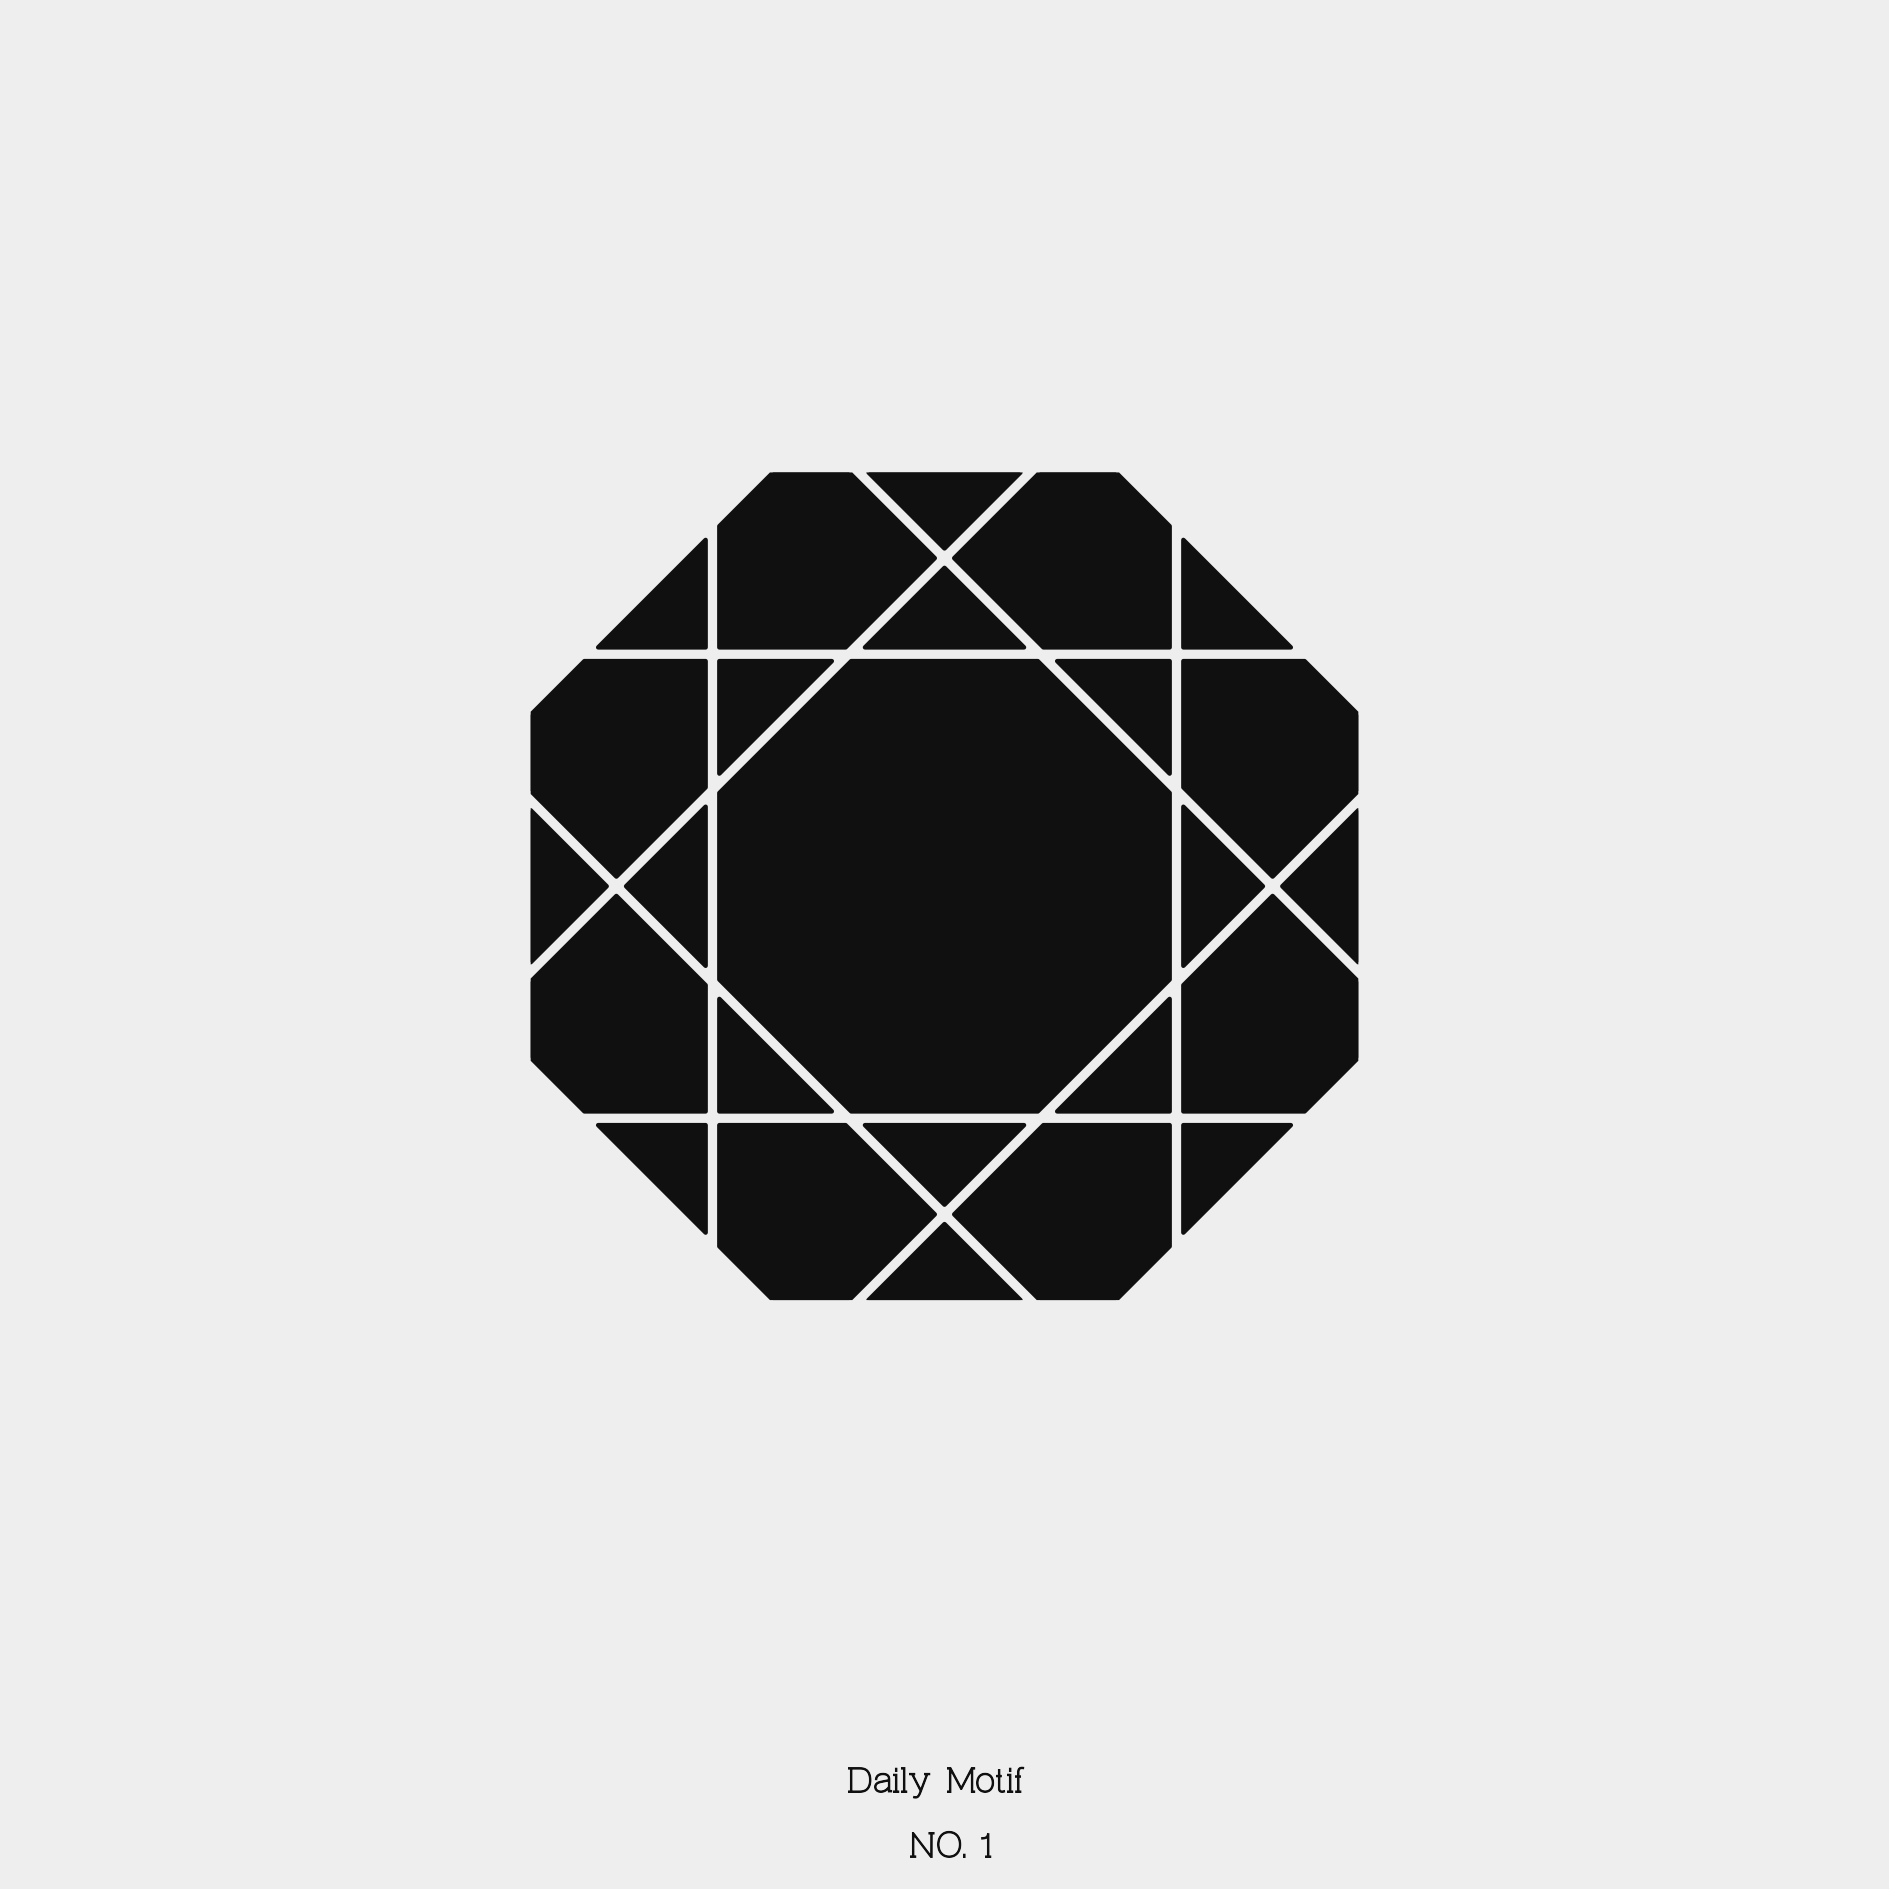

Here is the R script that generated this plot:
library(ggplot2)
library(Kaashi)
square = regularPolygon(8)
tile <- motif(square,n = 8, theta = 45, delta = 0.5, polyLine = F, dist = 0.04)
daily_minimal_plot(tile,"daily_motif/day_001/day_001.png",type = "png",caption = "Daily Motif \n \n NO. 1")
